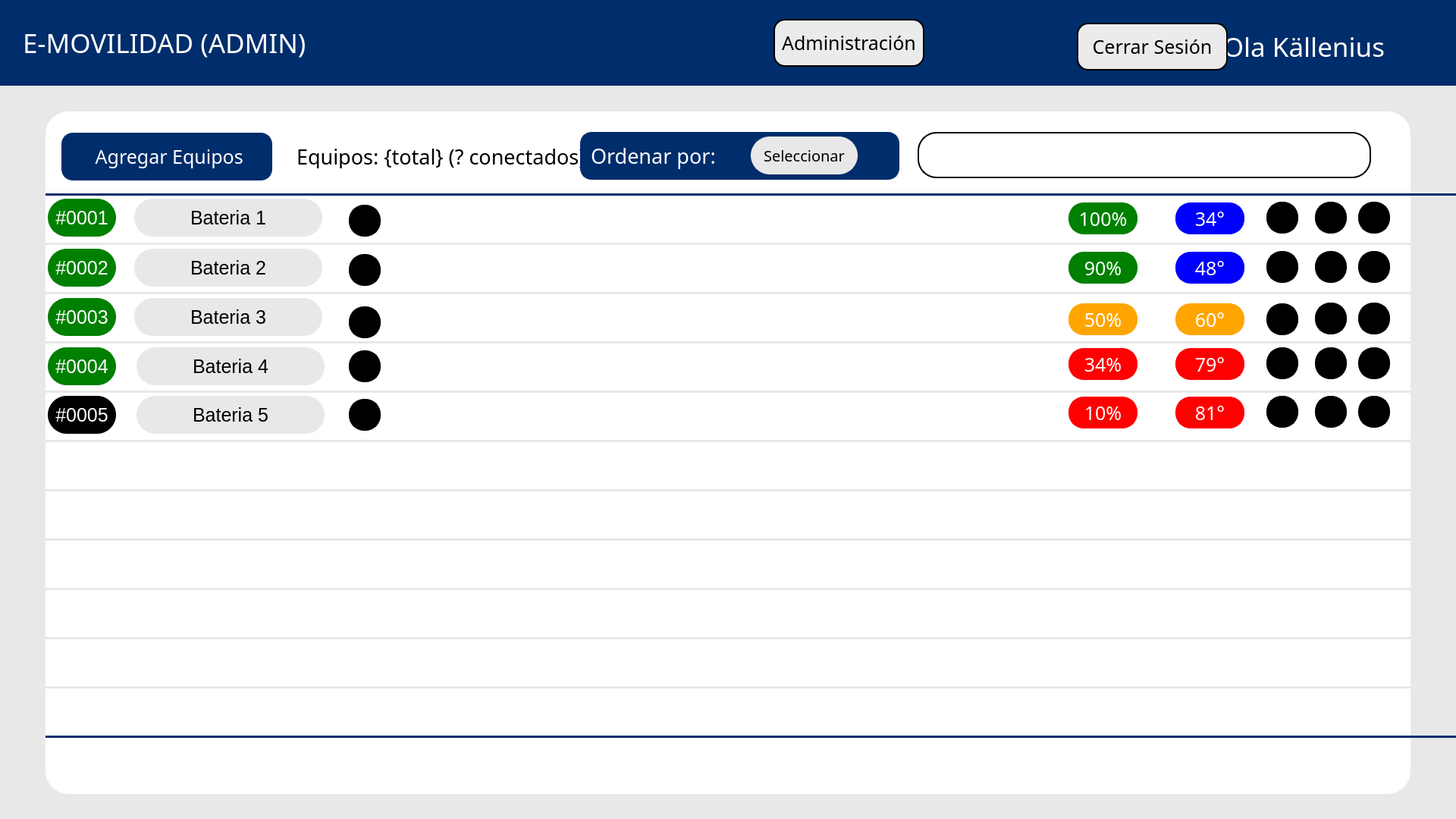
<?xml version="1.0" encoding="UTF-8"?>
<ui version="4.0">
 <class>Widget</class>
 <widget class="QWidget" name="Widget">
  <property name="geometry">
   <rect>
    <x>0</x>
    <y>0</y>
    <width>1920</width>
    <height>1080</height>
   </rect>
  </property>
  <property name="windowTitle">
   <string>Widget</string>
  </property>
  <widget class="QLabel" name="label_3">
   <property name="geometry">
    <rect>
     <x>0</x>
     <y>0</y>
     <width>1920</width>
     <height>113</height>
    </rect>
   </property>
   <property name="styleSheet">
    <string notr="true">background-color: rgb(0, 45, 107);</string>
   </property>
   <property name="text">
    <string/>
   </property>
   <property name="scaledContents">
    <bool>false</bool>
   </property>
  </widget>
  <widget class="QLabel" name="label_4">
   <property name="geometry">
    <rect>
     <x>0</x>
     <y>113</y>
     <width>1920</width>
     <height>967</height>
    </rect>
   </property>
   <property name="styleSheet">
    <string notr="true">background-color: #e8e8e8; </string>
   </property>
   <property name="text">
    <string/>
   </property>
   <property name="scaledContents">
    <bool>false</bool>
   </property>
  </widget>
  <widget class="QLabel" name="label_5">
   <property name="geometry">
    <rect>
     <x>918</x>
     <y>14</y>
     <width>85</width>
     <height>85</height>
    </rect>
   </property>
   <property name="styleSheet">
    <string notr="true"/>
   </property>
   <property name="text">
    <string/>
   </property>
   <property name="pixmap">
    <pixmap>logo.png</pixmap>
   </property>
   <property name="scaledContents">
    <bool>true</bool>
   </property>
  </widget>
  <widget class="QLabel" name="label_6">
   <property name="geometry">
    <rect>
     <x>60</x>
     <y>147</y>
     <width>1800</width>
     <height>900</height>
    </rect>
   </property>
   <property name="styleSheet">
    <string notr="true">background-color: white;
    border: 2px solid #ffffff;
    border-radius: 30px; /* Bordes redondeados */
    padding: 5px;</string>
   </property>
   <property name="text">
    <string/>
   </property>
   <property name="scaledContents">
    <bool>false</bool>
   </property>
  </widget>
  <widget class="QPushButton" name="botonAgregar">
   <property name="geometry">
    <rect>
     <x>81</x>
     <y>175</y>
     <width>278</width>
     <height>63</height>
    </rect>
   </property>
   <property name="font">
    <font>
     <family>icon-ui</family>
     <pointsize>19</pointsize>
    </font>
   </property>
   <property name="styleSheet">
    <string notr="true">background-color: rgb(0, 45, 107);
color: white;

border: 2px solid #002d6b;
border-radius: 15px; /* Bordes redondeados */
padding: 5px;



</string>
   </property>
   <property name="text">
    <string> Agregar Equipos</string>
   </property>
   <property name="icon">
    <iconset>
     <normaloff>c.png</normaloff>c.png</iconset>
   </property>
  </widget>
  <widget class="QLabel" name="label_12">
   <property name="geometry">
    <rect>
     <x>30</x>
     <y>36</y>
     <width>381</width>
     <height>41</height>
    </rect>
   </property>
   <property name="font">
    <font>
     <family>icon-ui</family>
     <pointsize>26</pointsize>
    </font>
   </property>
   <property name="styleSheet">
    <string notr="true">color: white;</string>
   </property>
   <property name="text">
    <string>E-MOVILIDAD (ADMIN)</string>
   </property>
   <property name="alignment">
    <set>Qt::AlignmentFlag::AlignLeading|Qt::AlignmentFlag::AlignLeft|Qt::AlignmentFlag::AlignVCenter</set>
   </property>
  </widget>
  <widget class="QLabel" name="label_14">
   <property name="geometry">
    <rect>
     <x>391</x>
     <y>190</y>
     <width>381</width>
     <height>32</height>
    </rect>
   </property>
   <property name="font">
    <font>
     <family>icon-ui</family>
     <pointsize>20</pointsize>
    </font>
   </property>
   <property name="styleSheet">
    <string notr="true">color: black;</string>
   </property>
   <property name="text">
    <string>Equipos: {total} (? conectados)</string>
   </property>
   <property name="alignment">
    <set>Qt::AlignmentFlag::AlignLeading|Qt::AlignmentFlag::AlignLeft|Qt::AlignmentFlag::AlignVCenter</set>
   </property>
  </widget>
  <widget class="QLabel" name="label">
   <property name="geometry">
    <rect>
     <x>60</x>
     <y>255</y>
     <width>1920</width>
     <height>3</height>
    </rect>
   </property>
   <property name="styleSheet">
    <string notr="true">background-color: rgb(0, 45, 107);</string>
   </property>
   <property name="text">
    <string/>
   </property>
  </widget>
  <widget class="QLabel" name="label_2">
   <property name="geometry">
    <rect>
     <x>60</x>
     <y>320</y>
     <width>1920</width>
     <height>3</height>
    </rect>
   </property>
   <property name="styleSheet">
    <string notr="true">background-color: rgb(232, 232, 232);</string>
   </property>
   <property name="text">
    <string/>
   </property>
  </widget>
  <widget class="QLabel" name="label_10">
   <property name="geometry">
    <rect>
     <x>60</x>
     <y>385</y>
     <width>1920</width>
     <height>3</height>
    </rect>
   </property>
   <property name="styleSheet">
    <string notr="true">background-color: rgb(232, 232, 232);</string>
   </property>
   <property name="text">
    <string/>
   </property>
  </widget>
  <widget class="QLabel" name="label_11">
   <property name="geometry">
    <rect>
     <x>60</x>
     <y>515</y>
     <width>1920</width>
     <height>3</height>
    </rect>
   </property>
   <property name="styleSheet">
    <string notr="true">background-color: rgb(232, 232, 232);</string>
   </property>
   <property name="text">
    <string/>
   </property>
  </widget>
  <widget class="QLabel" name="label_9">
   <property name="geometry">
    <rect>
     <x>60</x>
     <y>450</y>
     <width>1920</width>
     <height>3</height>
    </rect>
   </property>
   <property name="styleSheet">
    <string notr="true">background-color: rgb(232, 232, 232);</string>
   </property>
   <property name="text">
    <string/>
   </property>
  </widget>
  <widget class="QLabel" name="label_15">
   <property name="geometry">
    <rect>
     <x>60</x>
     <y>645</y>
     <width>1920</width>
     <height>3</height>
    </rect>
   </property>
   <property name="styleSheet">
    <string notr="true">background-color: rgb(232, 232, 232);</string>
   </property>
   <property name="text">
    <string/>
   </property>
  </widget>
  <widget class="QLabel" name="label_16">
   <property name="geometry">
    <rect>
     <x>60</x>
     <y>580</y>
     <width>1920</width>
     <height>3</height>
    </rect>
   </property>
   <property name="styleSheet">
    <string notr="true">background-color: rgb(232, 232, 232);</string>
   </property>
   <property name="text">
    <string/>
   </property>
  </widget>
  <widget class="QLabel" name="label_17">
   <property name="geometry">
    <rect>
     <x>60</x>
     <y>710</y>
     <width>1920</width>
     <height>3</height>
    </rect>
   </property>
   <property name="styleSheet">
    <string notr="true">background-color: rgb(232, 232, 232);</string>
   </property>
   <property name="text">
    <string/>
   </property>
  </widget>
  <widget class="QLabel" name="label_18">
   <property name="geometry">
    <rect>
     <x>60</x>
     <y>775</y>
     <width>1920</width>
     <height>3</height>
    </rect>
   </property>
   <property name="styleSheet">
    <string notr="true">background-color: rgb(232, 232, 232);</string>
   </property>
   <property name="text">
    <string/>
   </property>
  </widget>
  <widget class="QLabel" name="label_19">
   <property name="geometry">
    <rect>
     <x>60</x>
     <y>840</y>
     <width>1920</width>
     <height>3</height>
    </rect>
   </property>
   <property name="styleSheet">
    <string notr="true">background-color: rgb(232, 232, 232);</string>
   </property>
   <property name="text">
    <string/>
   </property>
  </widget>
  <widget class="QLabel" name="label_20">
   <property name="geometry">
    <rect>
     <x>60</x>
     <y>970</y>
     <width>1920</width>
     <height>3</height>
    </rect>
   </property>
   <property name="styleSheet">
    <string notr="true">background-color: rgb(0, 45, 107);</string>
   </property>
   <property name="text">
    <string/>
   </property>
  </widget>
  <widget class="QLabel" name="label_21">
   <property name="geometry">
    <rect>
     <x>60</x>
     <y>905</y>
     <width>1920</width>
     <height>3</height>
    </rect>
   </property>
   <property name="styleSheet">
    <string notr="true">background-color: rgb(232, 232, 232);</string>
   </property>
   <property name="text">
    <string/>
   </property>
  </widget>
  <widget class="QLabel" name="label_35">
   <property name="geometry">
    <rect>
     <x>63</x>
     <y>262</y>
     <width>90</width>
     <height>50</height>
    </rect>
   </property>
   <property name="font">
    <font>
     <family>Segoe UI</family>
     <pointsize>19</pointsize>
    </font>
   </property>
   <property name="styleSheet">
    <string notr="true">background-color: green;
color: rgb(255, 255, 255);

border: 2px solid green;
border-radius: 25px; /* Bordes redondeados */
padding: 5px;
</string>
   </property>
   <property name="text">
    <string>#0001</string>
   </property>
   <property name="alignment">
    <set>Qt::AlignmentFlag::AlignCenter</set>
   </property>
  </widget>
  <widget class="QLabel" name="label_36">
   <property name="geometry">
    <rect>
     <x>63</x>
     <y>328</y>
     <width>90</width>
     <height>50</height>
    </rect>
   </property>
   <property name="font">
    <font>
     <family>Segoe UI</family>
     <pointsize>19</pointsize>
    </font>
   </property>
   <property name="styleSheet">
    <string notr="true">background-color: green;
color: rgb(255, 255, 255);

border: 2px solid green;
border-radius: 25px; /* Bordes redondeados */
padding: 5px;
</string>
   </property>
   <property name="text">
    <string>#0002</string>
   </property>
   <property name="alignment">
    <set>Qt::AlignmentFlag::AlignCenter</set>
   </property>
  </widget>
  <widget class="QLabel" name="label_37">
   <property name="geometry">
    <rect>
     <x>63</x>
     <y>393</y>
     <width>90</width>
     <height>50</height>
    </rect>
   </property>
   <property name="font">
    <font>
     <family>Segoe UI</family>
     <pointsize>19</pointsize>
    </font>
   </property>
   <property name="styleSheet">
    <string notr="true">background-color: green;
color: rgb(255, 255, 255);

border: 2px solid green;
border-radius: 25px; /* Bordes redondeados */
padding: 5px;
</string>
   </property>
   <property name="text">
    <string>#0003</string>
   </property>
   <property name="alignment">
    <set>Qt::AlignmentFlag::AlignCenter</set>
   </property>
  </widget>
  <widget class="QLabel" name="label_38">
   <property name="geometry">
    <rect>
     <x>177</x>
     <y>262</y>
     <width>248</width>
     <height>50</height>
    </rect>
   </property>
   <property name="font">
    <font>
     <family>Segoe UI</family>
     <pointsize>19</pointsize>
    </font>
   </property>
   <property name="styleSheet">
    <string notr="true">background-color: #e8e8e8;
color: black;

border: 2px solid #e8e8e8;
border-radius: 25px; /* Bordes redondeados */
padding: 5px;
</string>
   </property>
   <property name="text">
    <string>Bateria 1</string>
   </property>
   <property name="alignment">
    <set>Qt::AlignmentFlag::AlignCenter</set>
   </property>
  </widget>
  <widget class="QLabel" name="label_39">
   <property name="geometry">
    <rect>
     <x>177</x>
     <y>328</y>
     <width>248</width>
     <height>50</height>
    </rect>
   </property>
   <property name="font">
    <font>
     <family>Segoe UI</family>
     <pointsize>19</pointsize>
    </font>
   </property>
   <property name="styleSheet">
    <string notr="true">background-color: #e8e8e8;
color: black;

border: 2px solid #e8e8e8;
border-radius: 25px; /* Bordes redondeados */
padding: 5px;
</string>
   </property>
   <property name="text">
    <string>Bateria 2</string>
   </property>
   <property name="alignment">
    <set>Qt::AlignmentFlag::AlignCenter</set>
   </property>
  </widget>
  <widget class="QLabel" name="label_40">
   <property name="geometry">
    <rect>
     <x>177</x>
     <y>393</y>
     <width>248</width>
     <height>50</height>
    </rect>
   </property>
   <property name="font">
    <font>
     <family>Segoe UI</family>
     <pointsize>19</pointsize>
    </font>
   </property>
   <property name="styleSheet">
    <string notr="true">background-color: #e8e8e8;
color: black;

border: 2px solid #e8e8e8;
border-radius: 25px; /* Bordes redondeados */
padding: 5px;
</string>
   </property>
   <property name="text">
    <string>Bateria 3</string>
   </property>
   <property name="alignment">
    <set>Qt::AlignmentFlag::AlignCenter</set>
   </property>
  </widget>
  <widget class="QPushButton" name="botonEditar1">
   <property name="geometry">
    <rect>
     <x>1734</x>
     <y>266</y>
     <width>42</width>
     <height>42</height>
    </rect>
   </property>
   <property name="font">
    <font>
     <family>icon-ui</family>
     <pointsize>19</pointsize>
    </font>
   </property>
   <property name="styleSheet">
    <string notr="true">background-color: black;

border: 2px solid black;
border-radius: 20px; /* Bordes redondeados */
padding: 5px;</string>
   </property>
   <property name="text">
    <string/>
   </property>
   <property name="icon">
    <iconset>
     <normaloff>edit.png</normaloff>edit.png</iconset>
   </property>
  </widget>
  <widget class="QPushButton" name="botonEditar2">
   <property name="geometry">
    <rect>
     <x>1734</x>
     <y>331</y>
     <width>42</width>
     <height>42</height>
    </rect>
   </property>
   <property name="font">
    <font>
     <family>icon-ui</family>
     <pointsize>19</pointsize>
    </font>
   </property>
   <property name="styleSheet">
    <string notr="true">background-color: black;

border: 2px solid black;
border-radius: 20px; /* Bordes redondeados */
padding: 5px;</string>
   </property>
   <property name="text">
    <string/>
   </property>
   <property name="icon">
    <iconset>
     <normaloff>edit.png</normaloff>edit.png</iconset>
   </property>
  </widget>
  <widget class="QPushButton" name="botonEditar3">
   <property name="geometry">
    <rect>
     <x>1734</x>
     <y>399</y>
     <width>42</width>
     <height>42</height>
    </rect>
   </property>
   <property name="font">
    <font>
     <family>icon-ui</family>
     <pointsize>19</pointsize>
    </font>
   </property>
   <property name="styleSheet">
    <string notr="true">background-color: black;

border: 2px solid black;
border-radius: 20px; /* Bordes redondeados */
padding: 5px;</string>
   </property>
   <property name="text">
    <string/>
   </property>
   <property name="icon">
    <iconset>
     <normaloff>edit.png</normaloff>edit.png</iconset>
   </property>
  </widget>
  <widget class="QPushButton" name="botonSacar2">
   <property name="geometry">
    <rect>
     <x>1791</x>
     <y>331</y>
     <width>42</width>
     <height>42</height>
    </rect>
   </property>
   <property name="font">
    <font>
     <family>icon-ui</family>
     <pointsize>19</pointsize>
    </font>
   </property>
   <property name="styleSheet">
    <string notr="true">background-color: black;

border: 2px solid black;
border-radius: 20px; /* Bordes redondeados */
padding: 5px;</string>
   </property>
   <property name="text">
    <string/>
   </property>
   <property name="icon">
    <iconset>
     <normaloff>close.png</normaloff>close.png</iconset>
   </property>
  </widget>
  <widget class="QPushButton" name="botonSacar1">
   <property name="geometry">
    <rect>
     <x>1791</x>
     <y>266</y>
     <width>42</width>
     <height>42</height>
    </rect>
   </property>
   <property name="font">
    <font>
     <family>icon-ui</family>
     <pointsize>19</pointsize>
    </font>
   </property>
   <property name="styleSheet">
    <string notr="true">background-color: black;

border: 2px solid black;
border-radius: 20px; /* Bordes redondeados */
padding: 5px;</string>
   </property>
   <property name="text">
    <string/>
   </property>
   <property name="icon">
    <iconset>
     <normaloff>close.png</normaloff>close.png</iconset>
   </property>
  </widget>
  <widget class="QPushButton" name="botonSacar3">
   <property name="geometry">
    <rect>
     <x>1791</x>
     <y>399</y>
     <width>42</width>
     <height>42</height>
    </rect>
   </property>
   <property name="font">
    <font>
     <family>icon-ui</family>
     <pointsize>19</pointsize>
    </font>
   </property>
   <property name="styleSheet">
    <string notr="true">background-color: black;

border: 2px solid black;
border-radius: 20px; /* Bordes redondeados */
padding: 5px;</string>
   </property>
   <property name="text">
    <string/>
   </property>
   <property name="icon">
    <iconset>
     <normaloff>close.png</normaloff>close.png</iconset>
   </property>
  </widget>
  <widget class="QLabel" name="label_42">
   <property name="geometry">
    <rect>
     <x>180</x>
     <y>458</y>
     <width>248</width>
     <height>50</height>
    </rect>
   </property>
   <property name="font">
    <font>
     <family>Segoe UI</family>
     <pointsize>19</pointsize>
    </font>
   </property>
   <property name="styleSheet">
    <string notr="true">background-color: #e8e8e8;
color: black;

border: 2px solid #e8e8e8;
border-radius: 25px; /* Bordes redondeados */
padding: 5px;
</string>
   </property>
   <property name="text">
    <string>Bateria 4</string>
   </property>
   <property name="alignment">
    <set>Qt::AlignmentFlag::AlignCenter</set>
   </property>
  </widget>
  <widget class="QPushButton" name="botonEditar5">
   <property name="geometry">
    <rect>
     <x>1734</x>
     <y>522</y>
     <width>42</width>
     <height>42</height>
    </rect>
   </property>
   <property name="font">
    <font>
     <family>icon-ui</family>
     <pointsize>19</pointsize>
    </font>
   </property>
   <property name="styleSheet">
    <string notr="true">background-color: black;

border: 2px solid black;
border-radius: 20px; /* Bordes redondeados */
padding: 5px;</string>
   </property>
   <property name="text">
    <string/>
   </property>
   <property name="icon">
    <iconset>
     <normaloff>edit.png</normaloff>edit.png</iconset>
   </property>
  </widget>
  <widget class="QLabel" name="label_43">
   <property name="geometry">
    <rect>
     <x>63</x>
     <y>522</y>
     <width>90</width>
     <height>50</height>
    </rect>
   </property>
   <property name="font">
    <font>
     <family>Segoe UI</family>
     <pointsize>19</pointsize>
    </font>
   </property>
   <property name="styleSheet">
    <string notr="true">background-color: rgb(0, 0, 0);
color: rgb(255, 255, 255);

border: 2px solid #00000;
border-radius: 25px; /* Bordes redondeados */
padding: 5px;
</string>
   </property>
   <property name="text">
    <string>#0005</string>
   </property>
   <property name="alignment">
    <set>Qt::AlignmentFlag::AlignCenter</set>
   </property>
  </widget>
  <widget class="QPushButton" name="botonSacar5">
   <property name="geometry">
    <rect>
     <x>1791</x>
     <y>522</y>
     <width>42</width>
     <height>42</height>
    </rect>
   </property>
   <property name="font">
    <font>
     <family>icon-ui</family>
     <pointsize>19</pointsize>
    </font>
   </property>
   <property name="styleSheet">
    <string notr="true">background-color: black;

border: 2px solid black;
border-radius: 20px; /* Bordes redondeados */
padding: 5px;</string>
   </property>
   <property name="text">
    <string/>
   </property>
   <property name="icon">
    <iconset>
     <normaloff>close.png</normaloff>close.png</iconset>
   </property>
  </widget>
  <widget class="QLabel" name="label_44">
   <property name="geometry">
    <rect>
     <x>63</x>
     <y>458</y>
     <width>90</width>
     <height>50</height>
    </rect>
   </property>
   <property name="font">
    <font>
     <family>Segoe UI</family>
     <pointsize>19</pointsize>
    </font>
   </property>
   <property name="styleSheet">
    <string notr="true">background-color: green;
color: rgb(255, 255, 255);

border: 2px solid green;
border-radius: 25px; /* Bordes redondeados */
padding: 5px;
</string>
   </property>
   <property name="text">
    <string>#0004</string>
   </property>
   <property name="alignment">
    <set>Qt::AlignmentFlag::AlignCenter</set>
   </property>
  </widget>
  <widget class="QPushButton" name="botonSacar4">
   <property name="geometry">
    <rect>
     <x>1791</x>
     <y>458</y>
     <width>42</width>
     <height>42</height>
    </rect>
   </property>
   <property name="font">
    <font>
     <family>icon-ui</family>
     <pointsize>19</pointsize>
    </font>
   </property>
   <property name="styleSheet">
    <string notr="true">background-color: black;

border: 2px solid black;
border-radius: 20px; /* Bordes redondeados */
padding: 5px;</string>
   </property>
   <property name="text">
    <string/>
   </property>
   <property name="icon">
    <iconset>
     <normaloff>close.png</normaloff>close.png</iconset>
   </property>
  </widget>
  <widget class="QLabel" name="label_46">
   <property name="geometry">
    <rect>
     <x>180</x>
     <y>522</y>
     <width>248</width>
     <height>50</height>
    </rect>
   </property>
   <property name="font">
    <font>
     <family>Segoe UI</family>
     <pointsize>19</pointsize>
    </font>
   </property>
   <property name="styleSheet">
    <string notr="true">background-color: #e8e8e8;
color: black;

border: 2px solid #e8e8e8;
border-radius: 25px; /* Bordes redondeados */
padding: 5px;
</string>
   </property>
   <property name="text">
    <string>Bateria 5</string>
   </property>
   <property name="alignment">
    <set>Qt::AlignmentFlag::AlignCenter</set>
   </property>
  </widget>
  <widget class="QPushButton" name="botonEditar4">
   <property name="geometry">
    <rect>
     <x>1734</x>
     <y>458</y>
     <width>42</width>
     <height>42</height>
    </rect>
   </property>
   <property name="font">
    <font>
     <family>icon-ui</family>
     <pointsize>19</pointsize>
    </font>
   </property>
   <property name="styleSheet">
    <string notr="true">background-color: black;

border: 2px solid black;
border-radius: 20px; /* Bordes redondeados */
padding: 5px;</string>
   </property>
   <property name="text">
    <string/>
   </property>
   <property name="icon">
    <iconset>
     <normaloff>edit.png</normaloff>edit.png</iconset>
   </property>
  </widget>
  <widget class="QPushButton" name="botonTemp5">
   <property name="geometry">
    <rect>
     <x>1550</x>
     <y>523</y>
     <width>91</width>
     <height>42</height>
    </rect>
   </property>
   <property name="font">
    <font>
     <family>icon-ui</family>
     <pointsize>19</pointsize>
    </font>
   </property>
   <property name="styleSheet">
    <string notr="true">background-color: red;
color:white;

border: 2px solid red;
border-radius: 20px; /* Bordes redondeados */
padding: 5px;</string>
   </property>
   <property name="text">
    <string>81°</string>
   </property>
  </widget>
  <widget class="QPushButton" name="botonTemp2">
   <property name="geometry">
    <rect>
     <x>1550</x>
     <y>332</y>
     <width>91</width>
     <height>42</height>
    </rect>
   </property>
   <property name="font">
    <font>
     <family>icon-ui</family>
     <pointsize>19</pointsize>
    </font>
   </property>
   <property name="styleSheet">
    <string notr="true">background-color: blue;
color:white;

border: 2px solid blue;
border-radius: 20px; /* Bordes redondeados */
padding: 5px;</string>
   </property>
   <property name="text">
    <string>48°</string>
   </property>
  </widget>
  <widget class="QPushButton" name="botonTemp4">
   <property name="geometry">
    <rect>
     <x>1550</x>
     <y>459</y>
     <width>91</width>
     <height>42</height>
    </rect>
   </property>
   <property name="font">
    <font>
     <family>icon-ui</family>
     <pointsize>19</pointsize>
    </font>
   </property>
   <property name="styleSheet">
    <string notr="true">background-color: red;
color:white;

border: 2px solid red;
border-radius: 20px; /* Bordes redondeados */
padding: 5px;</string>
   </property>
   <property name="text">
    <string>79°</string>
   </property>
  </widget>
  <widget class="QPushButton" name="botonTemp3">
   <property name="geometry">
    <rect>
     <x>1550</x>
     <y>400</y>
     <width>91</width>
     <height>42</height>
    </rect>
   </property>
   <property name="font">
    <font>
     <family>icon-ui</family>
     <pointsize>19</pointsize>
    </font>
   </property>
   <property name="styleSheet">
    <string notr="true">background-color: orange;
color:white;

border: 2px solid orange;
border-radius: 20px; /* Bordes redondeados */
padding: 5px;</string>
   </property>
   <property name="text">
    <string>60°</string>
   </property>
  </widget>
  <widget class="QPushButton" name="botonTemp1">
   <property name="geometry">
    <rect>
     <x>1550</x>
     <y>267</y>
     <width>91</width>
     <height>42</height>
    </rect>
   </property>
   <property name="font">
    <font>
     <family>icon-ui</family>
     <pointsize>19</pointsize>
    </font>
   </property>
   <property name="styleSheet">
    <string notr="true">background-color: blue;
color:white;

border: 2px solid blue;
border-radius: 20px; /* Bordes redondeados */
padding: 5px;</string>
   </property>
   <property name="text">
    <string>34°</string>
   </property>
  </widget>
  <widget class="QPushButton" name="botonProgreso4">
   <property name="geometry">
    <rect>
     <x>1409</x>
     <y>459</y>
     <width>91</width>
     <height>42</height>
    </rect>
   </property>
   <property name="font">
    <font>
     <family>icon-ui</family>
     <pointsize>19</pointsize>
    </font>
   </property>
   <property name="styleSheet">
    <string notr="true">background-color: red;
color:white;

border: 2px solid red;
border-radius: 20px; /* Bordes redondeados */
padding: 5px;</string>
   </property>
   <property name="text">
    <string>34%</string>
   </property>
  </widget>
  <widget class="QPushButton" name="botonProgreso2">
   <property name="geometry">
    <rect>
     <x>1409</x>
     <y>332</y>
     <width>91</width>
     <height>42</height>
    </rect>
   </property>
   <property name="font">
    <font>
     <family>icon-ui</family>
     <pointsize>19</pointsize>
    </font>
   </property>
   <property name="styleSheet">
    <string notr="true">background-color: green;
color:white;

border: 2px solid green;
border-radius: 20px; /* Bordes redondeados */
padding: 5px;</string>
   </property>
   <property name="text">
    <string>90%</string>
   </property>
  </widget>
  <widget class="QPushButton" name="botonProgreso5">
   <property name="geometry">
    <rect>
     <x>1409</x>
     <y>523</y>
     <width>91</width>
     <height>42</height>
    </rect>
   </property>
   <property name="font">
    <font>
     <family>icon-ui</family>
     <pointsize>19</pointsize>
    </font>
   </property>
   <property name="styleSheet">
    <string notr="true">background-color: red;
color:white;

border: 2px solid red;
border-radius: 20px; /* Bordes redondeados */
padding: 5px;</string>
   </property>
   <property name="text">
    <string>10%</string>
   </property>
  </widget>
  <widget class="QPushButton" name="botonProgreso3">
   <property name="geometry">
    <rect>
     <x>1409</x>
     <y>400</y>
     <width>91</width>
     <height>42</height>
    </rect>
   </property>
   <property name="font">
    <font>
     <family>icon-ui</family>
     <pointsize>19</pointsize>
    </font>
   </property>
   <property name="styleSheet">
    <string notr="true">background-color: orange;
color:white;

border: 2px solid orange;
border-radius: 20px; /* Bordes redondeados */
padding: 5px;</string>
   </property>
   <property name="text">
    <string>50%</string>
   </property>
  </widget>
  <widget class="QPushButton" name="botonProgreso1">
   <property name="geometry">
    <rect>
     <x>1409</x>
     <y>267</y>
     <width>91</width>
     <height>42</height>
    </rect>
   </property>
   <property name="font">
    <font>
     <family>icon-ui</family>
     <pointsize>19</pointsize>
    </font>
   </property>
   <property name="styleSheet">
    <string notr="true">background-color: green;
color:white;

border: 2px solid green;
border-radius: 20px; /* Bordes redondeados */
padding: 5px;</string>
   </property>
   <property name="text">
    <string>100%</string>
   </property>
  </widget>
  <widget class="QLabel" name="label_22">
   <property name="geometry">
    <rect>
     <x>765</x>
     <y>174</y>
     <width>421</width>
     <height>63</height>
    </rect>
   </property>
   <property name="font">
    <font>
     <family>icon-ui</family>
     <pointsize>20</pointsize>
    </font>
   </property>
   <property name="styleSheet">
    <string notr="true">color: white;
background-color: rgb(0, 45, 107);

border: 2px solid #002d6b;
border-radius: 15px; /* Bordes redondeados */
padding: 5px;</string>
   </property>
   <property name="text">
    <string>Ordenar por:</string>
   </property>
   <property name="alignment">
    <set>Qt::AlignmentFlag::AlignLeading|Qt::AlignmentFlag::AlignLeft|Qt::AlignmentFlag::AlignVCenter</set>
   </property>
  </widget>
  <widget class="QLineEdit" name="lineEdit">
   <property name="geometry">
    <rect>
     <x>1261</x>
     <y>192</y>
     <width>501</width>
     <height>31</height>
    </rect>
   </property>
   <property name="styleSheet">
    <string notr="true">color: black;
background-color: white;

border: 2px solid white;
border-radius: 25px; /* Bordes redondeados */
padding: 5px;

font-size:15px;</string>
   </property>
  </widget>
  <widget class="QPushButton" name="botonBorrar">
   <property name="geometry">
    <rect>
     <x>1771</x>
     <y>192</y>
     <width>21</width>
     <height>31</height>
    </rect>
   </property>
   <property name="font">
    <font>
     <family>icon-ui</family>
     <pointsize>19</pointsize>
    </font>
   </property>
   <property name="styleSheet">
    <string notr="true">color: white;
background-color: white;

border: 2px solid white;
border-radius: 20px; /* Bordes redondeados */
padding: 5px;</string>
   </property>
   <property name="text">
    <string/>
   </property>
   <property name="icon">
    <iconset>
     <normaloff>close2.png</normaloff>close2.png</iconset>
   </property>
   <property name="iconSize">
    <size>
     <width>16</width>
     <height>16</height>
    </size>
   </property>
  </widget>
  <widget class="QPushButton" name="botonOrdenar1">
   <property name="geometry">
    <rect>
     <x>990</x>
     <y>180</y>
     <width>141</width>
     <height>50</height>
    </rect>
   </property>
   <property name="font">
    <font>
     <family>icon-ui</family>
     <pointsize>-1</pointsize>
    </font>
   </property>
   <property name="styleSheet">
    <string notr="true">background-color: #e8e8e8;
font-size:20px;
color:black;


border: 2px solid #e8e8e8;
border-radius: 25px; /* Bordes redondeados */
padding: 5px;</string>
   </property>
   <property name="text">
    <string>Seleccionar</string>
   </property>
   <property name="icon">
    <iconset>
     <normaloff>down_arrow.png</normaloff>down_arrow.png</iconset>
   </property>
  </widget>
  <widget class="QPushButton" name="botonBuscar">
   <property name="geometry">
    <rect>
     <x>1221</x>
     <y>187</y>
     <width>31</width>
     <height>41</height>
    </rect>
   </property>
   <property name="font">
    <font>
     <family>icon-ui</family>
     <pointsize>19</pointsize>
    </font>
   </property>
   <property name="styleSheet">
    <string notr="true">color: white;
background-color: white;

border: 2px solid white;
border-radius: 20px; /* Bordes redondeados */
padding: 5px;</string>
   </property>
   <property name="text">
    <string/>
   </property>
   <property name="icon">
    <iconset>
     <normaloff>search.png</normaloff>search.png</iconset>
   </property>
   <property name="iconSize">
    <size>
     <width>31</width>
     <height>31</height>
    </size>
   </property>
  </widget>
  <widget class="QLabel" name="label_24">
   <property name="geometry">
    <rect>
     <x>1210</x>
     <y>174</y>
     <width>598</width>
     <height>61</height>
    </rect>
   </property>
   <property name="font">
    <font>
     <family>icon-ui</family>
     <pointsize>20</pointsize>
    </font>
   </property>
   <property name="styleSheet">
    <string notr="true">color: white;
background-color: white;

border: 2px solid black;
border-radius: 25px; /* Bordes redondeados */
padding: 5px;</string>
   </property>
   <property name="text">
    <string/>
   </property>
   <property name="alignment">
    <set>Qt::AlignmentFlag::AlignLeading|Qt::AlignmentFlag::AlignLeft|Qt::AlignmentFlag::AlignVCenter</set>
   </property>
  </widget>
  <widget class="QPushButton" name="botonVer4">
   <property name="geometry">
    <rect>
     <x>1670</x>
     <y>458</y>
     <width>42</width>
     <height>42</height>
    </rect>
   </property>
   <property name="font">
    <font>
     <family>icon-ui</family>
     <pointsize>19</pointsize>
    </font>
   </property>
   <property name="styleSheet">
    <string notr="true">background-color: black;

border: 2px solid black;
border-radius: 20px; /* Bordes redondeados */
padding: 5px;</string>
   </property>
   <property name="text">
    <string/>
   </property>
   <property name="icon">
    <iconset>
     <normaloff>eye.png</normaloff>eye.png</iconset>
   </property>
   <property name="iconSize">
    <size>
     <width>30</width>
     <height>30</height>
    </size>
   </property>
  </widget>
  <widget class="QPushButton" name="botonVer5">
   <property name="geometry">
    <rect>
     <x>1670</x>
     <y>522</y>
     <width>42</width>
     <height>42</height>
    </rect>
   </property>
   <property name="font">
    <font>
     <family>icon-ui</family>
     <pointsize>19</pointsize>
    </font>
   </property>
   <property name="styleSheet">
    <string notr="true">background-color: black;

border: 2px solid black;
border-radius: 20px; /* Bordes redondeados */
padding: 5px;</string>
   </property>
   <property name="text">
    <string/>
   </property>
   <property name="icon">
    <iconset>
     <normaloff>eye.png</normaloff>eye.png</iconset>
   </property>
   <property name="iconSize">
    <size>
     <width>30</width>
     <height>30</height>
    </size>
   </property>
  </widget>
  <widget class="QPushButton" name="botonVer3">
   <property name="geometry">
    <rect>
     <x>1670</x>
     <y>400</y>
     <width>42</width>
     <height>42</height>
    </rect>
   </property>
   <property name="font">
    <font>
     <family>icon-ui</family>
     <pointsize>19</pointsize>
    </font>
   </property>
   <property name="styleSheet">
    <string notr="true">background-color: black;

border: 2px solid black;
border-radius: 20px; /* Bordes redondeados */
padding: 5px;</string>
   </property>
   <property name="text">
    <string/>
   </property>
   <property name="icon">
    <iconset>
     <normaloff>eye.png</normaloff>eye.png</iconset>
   </property>
   <property name="iconSize">
    <size>
     <width>30</width>
     <height>30</height>
    </size>
   </property>
  </widget>
  <widget class="QPushButton" name="botonVer2">
   <property name="geometry">
    <rect>
     <x>1670</x>
     <y>331</y>
     <width>42</width>
     <height>42</height>
    </rect>
   </property>
   <property name="font">
    <font>
     <family>icon-ui</family>
     <pointsize>19</pointsize>
    </font>
   </property>
   <property name="styleSheet">
    <string notr="true">background-color: black;

border: 2px solid black;
border-radius: 20px; /* Bordes redondeados */
padding: 5px;</string>
   </property>
   <property name="text">
    <string/>
   </property>
   <property name="icon">
    <iconset>
     <normaloff>eye.png</normaloff>eye.png</iconset>
   </property>
   <property name="iconSize">
    <size>
     <width>30</width>
     <height>30</height>
    </size>
   </property>
  </widget>
  <widget class="QPushButton" name="botonVer1">
   <property name="geometry">
    <rect>
     <x>1670</x>
     <y>266</y>
     <width>42</width>
     <height>42</height>
    </rect>
   </property>
   <property name="font">
    <font>
     <family>icon-ui</family>
     <pointsize>19</pointsize>
    </font>
   </property>
   <property name="styleSheet">
    <string notr="true">background-color: black;

border: 2px solid black;
border-radius: 20px; /* Bordes redondeados */
padding: 5px;</string>
   </property>
   <property name="text">
    <string/>
   </property>
   <property name="icon">
    <iconset>
     <normaloff>eye.png</normaloff>eye.png</iconset>
   </property>
   <property name="iconSize">
    <size>
     <width>30</width>
     <height>30</height>
    </size>
   </property>
  </widget>
  <widget class="QPushButton" name="botonDoc4">
   <property name="geometry">
    <rect>
     <x>460</x>
     <y>462</y>
     <width>42</width>
     <height>42</height>
    </rect>
   </property>
   <property name="font">
    <font>
     <family>icon-ui</family>
     <pointsize>19</pointsize>
    </font>
   </property>
   <property name="styleSheet">
    <string notr="true">background-color: black;

border: 2px solid black;
border-radius: 20px; /* Bordes redondeados */
padding: 5px;</string>
   </property>
   <property name="text">
    <string/>
   </property>
   <property name="icon">
    <iconset>
     <normaloff>doc.svg</normaloff>doc.svg</iconset>
   </property>
   <property name="iconSize">
    <size>
     <width>30</width>
     <height>30</height>
    </size>
   </property>
  </widget>
  <widget class="QPushButton" name="botonDoc1">
   <property name="geometry">
    <rect>
     <x>460</x>
     <y>270</y>
     <width>42</width>
     <height>42</height>
    </rect>
   </property>
   <property name="font">
    <font>
     <family>icon-ui</family>
     <pointsize>19</pointsize>
    </font>
   </property>
   <property name="styleSheet">
    <string notr="true">background-color: black;

border: 2px solid black;
border-radius: 20px; /* Bordes redondeados */
padding: 5px;</string>
   </property>
   <property name="text">
    <string/>
   </property>
   <property name="icon">
    <iconset>
     <normaloff>doc.svg</normaloff>doc.svg</iconset>
   </property>
   <property name="iconSize">
    <size>
     <width>30</width>
     <height>30</height>
    </size>
   </property>
  </widget>
  <widget class="QPushButton" name="botonDoc3">
   <property name="geometry">
    <rect>
     <x>460</x>
     <y>404</y>
     <width>42</width>
     <height>42</height>
    </rect>
   </property>
   <property name="font">
    <font>
     <family>icon-ui</family>
     <pointsize>19</pointsize>
    </font>
   </property>
   <property name="styleSheet">
    <string notr="true">background-color: black;

border: 2px solid black;
border-radius: 20px; /* Bordes redondeados */
padding: 5px;</string>
   </property>
   <property name="text">
    <string/>
   </property>
   <property name="icon">
    <iconset>
     <normaloff>doc.svg</normaloff>doc.svg</iconset>
   </property>
   <property name="iconSize">
    <size>
     <width>30</width>
     <height>30</height>
    </size>
   </property>
  </widget>
  <widget class="QPushButton" name="botonDoc5">
   <property name="geometry">
    <rect>
     <x>460</x>
     <y>526</y>
     <width>42</width>
     <height>42</height>
    </rect>
   </property>
   <property name="font">
    <font>
     <family>icon-ui</family>
     <pointsize>19</pointsize>
    </font>
   </property>
   <property name="styleSheet">
    <string notr="true">background-color: black;

border: 2px solid black;
border-radius: 20px; /* Bordes redondeados */
padding: 5px;</string>
   </property>
   <property name="text">
    <string/>
   </property>
   <property name="icon">
    <iconset>
     <normaloff>doc.svg</normaloff>doc.svg</iconset>
   </property>
   <property name="iconSize">
    <size>
     <width>30</width>
     <height>30</height>
    </size>
   </property>
  </widget>
  <widget class="QPushButton" name="botonDoc2">
   <property name="geometry">
    <rect>
     <x>460</x>
     <y>335</y>
     <width>42</width>
     <height>42</height>
    </rect>
   </property>
   <property name="font">
    <font>
     <family>icon-ui</family>
     <pointsize>19</pointsize>
    </font>
   </property>
   <property name="styleSheet">
    <string notr="true">background-color: black;

border: 2px solid black;
border-radius: 20px; /* Bordes redondeados */
padding: 5px;</string>
   </property>
   <property name="text">
    <string/>
   </property>
   <property name="icon">
    <iconset>
     <normaloff>doc.svg</normaloff>doc.svg</iconset>
   </property>
   <property name="iconSize">
    <size>
     <width>30</width>
     <height>30</height>
    </size>
   </property>
  </widget>
  <widget class="QLabel" name="label_8">
   <property name="geometry">
    <rect>
     <x>1836</x>
     <y>34</y>
     <width>56</width>
     <height>56</height>
    </rect>
   </property>
   <property name="styleSheet">
    <string notr="true"/>
   </property>
   <property name="text">
    <string/>
   </property>
   <property name="pixmap">
    <pixmap>ola Källenius.png</pixmap>
   </property>
   <property name="scaledContents">
    <bool>true</bool>
   </property>
  </widget>
  <widget class="QPushButton" name="botonAdmin">
   <property name="geometry">
    <rect>
     <x>1020</x>
     <y>25</y>
     <width>199</width>
     <height>63</height>
    </rect>
   </property>
   <property name="font">
    <font>
     <family>icon-ui</family>
     <pointsize>19</pointsize>
    </font>
   </property>
   <property name="styleSheet">
    <string notr="true">border: 2px solid #000000;
border-radius: 15px; /* Bordes redondeados */
padding: 5px;

color: black;
background-color: #ebebeb;</string>
   </property>
   <property name="text">
    <string>Administración</string>
   </property>
  </widget>
  <widget class="QLabel" name="label_23">
   <property name="geometry">
    <rect>
     <x>1617</x>
     <y>41</y>
     <width>209</width>
     <height>41</height>
    </rect>
   </property>
   <property name="font">
    <font>
     <family>icon-ui</family>
     <pointsize>26</pointsize>
    </font>
   </property>
   <property name="styleSheet">
    <string notr="true">color: white;</string>
   </property>
   <property name="text">
    <string>Ola Källenius</string>
   </property>
   <property name="alignment">
    <set>Qt::AlignmentFlag::AlignRight|Qt::AlignmentFlag::AlignTrailing|Qt::AlignmentFlag::AlignVCenter</set>
   </property>
  </widget>
  <widget class="QPushButton" name="botonLogOut">
   <property name="geometry">
    <rect>
     <x>1420</x>
     <y>30</y>
     <width>199</width>
     <height>63</height>
    </rect>
   </property>
   <property name="font">
    <font>
     <family>icon-ui</family>
     <pointsize>19</pointsize>
    </font>
   </property>
   <property name="styleSheet">
    <string notr="true">border: 2px solid #000000;
border-radius: 15px; /* Bordes redondeados */
padding: 5px;

color: black;
background-color: #ebebeb;</string>
   </property>
   <property name="text">
    <string>Cerrar Sesión</string>
   </property>
  </widget>
  <zorder>label_4</zorder>
  <zorder>label_6</zorder>
  <zorder>label_3</zorder>
  <zorder>label_5</zorder>
  <zorder>botonAgregar</zorder>
  <zorder>label_12</zorder>
  <zorder>label_14</zorder>
  <zorder>label</zorder>
  <zorder>label_2</zorder>
  <zorder>label_10</zorder>
  <zorder>label_11</zorder>
  <zorder>label_9</zorder>
  <zorder>label_15</zorder>
  <zorder>label_16</zorder>
  <zorder>label_17</zorder>
  <zorder>label_18</zorder>
  <zorder>label_19</zorder>
  <zorder>label_20</zorder>
  <zorder>label_21</zorder>
  <zorder>label_35</zorder>
  <zorder>label_36</zorder>
  <zorder>label_37</zorder>
  <zorder>label_38</zorder>
  <zorder>label_39</zorder>
  <zorder>label_40</zorder>
  <zorder>botonEditar1</zorder>
  <zorder>botonEditar2</zorder>
  <zorder>botonEditar3</zorder>
  <zorder>botonSacar2</zorder>
  <zorder>botonSacar1</zorder>
  <zorder>botonSacar3</zorder>
  <zorder>label_42</zorder>
  <zorder>botonEditar5</zorder>
  <zorder>label_43</zorder>
  <zorder>botonSacar5</zorder>
  <zorder>label_44</zorder>
  <zorder>botonSacar4</zorder>
  <zorder>label_46</zorder>
  <zorder>botonEditar4</zorder>
  <zorder>botonTemp5</zorder>
  <zorder>botonTemp2</zorder>
  <zorder>botonTemp4</zorder>
  <zorder>botonTemp3</zorder>
  <zorder>botonTemp1</zorder>
  <zorder>botonProgreso4</zorder>
  <zorder>botonProgreso2</zorder>
  <zorder>botonProgreso5</zorder>
  <zorder>botonProgreso3</zorder>
  <zorder>botonProgreso1</zorder>
  <zorder>label_22</zorder>
  <zorder>botonOrdenar1</zorder>
  <zorder>label_24</zorder>
  <zorder>botonBorrar</zorder>
  <zorder>botonBuscar</zorder>
  <zorder>lineEdit</zorder>
  <zorder>botonVer4</zorder>
  <zorder>botonVer5</zorder>
  <zorder>botonVer3</zorder>
  <zorder>botonVer2</zorder>
  <zorder>botonVer1</zorder>
  <zorder>botonDoc4</zorder>
  <zorder>botonDoc1</zorder>
  <zorder>botonDoc3</zorder>
  <zorder>botonDoc5</zorder>
  <zorder>botonDoc2</zorder>
  <zorder>label_8</zorder>
  <zorder>botonAdmin</zorder>
  <zorder>label_23</zorder>
  <zorder>botonLogOut</zorder>
 </widget>
 <resources/>
 <connections/>
</ui>
